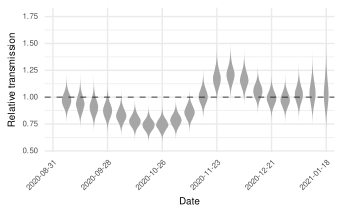

Write the R code that produced this figure.
library(dplyr)
library(ggdist)
library(ggplot2)
library(purrr)
library(lubridate)
library(tidyr)
source(here::here("figures/utils.R"))

start_date = ymd("2020-08-31")

tbl_rw = readr::read_csv(here::here("model-outputs", "mechanistic", "params.csv")) |>
    # Find beta parameters and parse name index
    filter(
        stringr::str_starts(parameter, "beta"),
        iteration >= 500e3,
        region == "London"
    ) |>
    extract(
        parameter,
        into = c("parameter", "i"), 
        regex = "^([^\\[]+)(\\[[0-9]+\\])?$"
    ) |>
    transmute(
        region = normalise_region_names(region),
        # Convert 0-indexed (python) numbers to 1-indexed (R) numbers
        .chain = factor(chain + 1),
        .iteration = iteration + 1,
        .draw = max(.iteration) * (as.integer(.chain) - 1) + .iteration,
        # Parse index of beta
        i = if_else(
            i == "",
            NA_integer_,
            # Remove first and last character from i
            as.integer(substr(i, 2, nchar(i) - 1))
        ),
        value,
    ) |>
    # Converted from non-centered log-scale in the model to
    # centered natural scale for processing
    mutate(
        .by = c(region, .draw),
        value = if_else(
            i == 0,
            0,
            value * exp(value[i == 0])
        ),
    ) |>
    # RW1 hence cumulative sum gives actual value
    group_by(region, .draw) |>
    arrange(i, .by_group = TRUE) |>
    mutate(
        beta = value |>
            cumsum() |>
            exp()
    )

# A violin plot of the posterior distribution of beta for each region and week.
p_walk = tbl_rw |>
    mutate(date = start_date + i * 7) |>
    ggplot(aes(factor(date), beta)) +
    stat_slab(side = "both") +
    standard_plot_theming() +
    # tick labels every 3 weeks
    scale_x_discrete(
        breaks = function(x) x[c(TRUE, rep(FALSE, 3))]
    ) +
    geom_hline(yintercept = 1, linetype = "dashed", alpha = 0.5) +
    # Angle text for readability
    theme(axis.text.x = element_text(angle = 45, hjust = 1)) +
    labs(
        x = "Date",
        y = "Relative transmission"
    )

save_plot(
    filename = "rw.pdf",
    plot = p_walk
)
